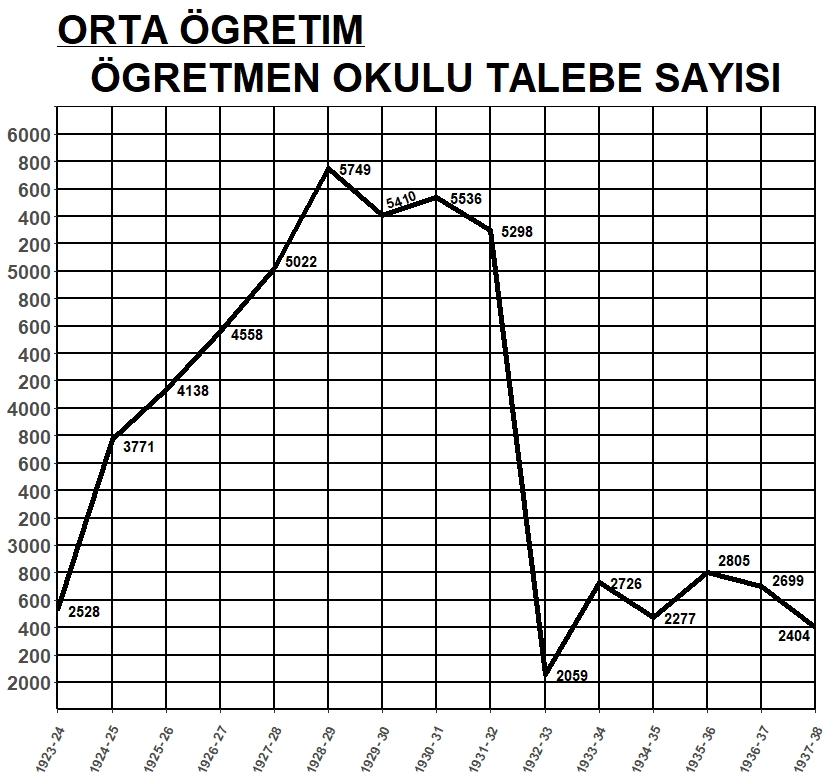

The script that drew this image:
Sys.setlocale(locale = "Turkish")
library(ggplot2)
tarih <- seq(1923,1937)
miktar <- c(2528,3771,4138,4558,5022,5749,5410,5536,5298,2059,2726,2477,2805,2699,2404)
tarih2 <- c(1937)
miktar2 <- c(2404)
talebe <- data.frame(tarih,miktar,tarih2,miktar2)
ggplot(talebe, aes(tarih,miktar)) + geom_line(size=2) + 
  geom_text(label = miktar2, hjust = -0.1, vjust = 0.1  , aes(tarih2,miktar2)) +
  theme_classic() +
  theme(panel.grid.major = element_line(colour = "black", size = 0.75)) +
  labs(
    title = expression(bold(paste(underline("ORTA ÖĞRETİM")))),
    subtitle = "ÖĞRETMEN OKULU TALEBE SAYISI"
  ) +
  theme(plot.title = element_text(size = 30, face="bold", hjust = 0)) +
  theme(plot.subtitle = element_text(size=30, face = "bold", hjust = 0.5)) +
  theme(axis.title = element_blank()) +
  theme(axis.text.x = element_text(angle = 65, face = "bold", vjust = 1, hjust = 1.15, size = 10, colour = "black")) +
  theme(axis.text.y = element_text(size = 14, face = "bold", colour = "black")) +
  theme(axis.line = element_line(size = 1)) + 
  theme(plot.margin = unit(c(2,3,3,3), "lines")) +
  coord_cartesian(clip = 'off') +
  scale_x_continuous(
    limits = c(1923,1937),
    breaks = seq(1923,1937),
    labels = c("1923- 24","1924- 25","1925- 26","1926- 27","1927- 28","1928- 29","1929- 30",
               "1930- 31","1931- 32","1932- 33","1933- 34","1934- 35","1935- 36","1936- 37","1937- 38"),
    expand = c(0,0)
  ) +
  scale_y_continuous(
    limits = c(1800,6200),
    breaks = seq(2000,6200, by = 200),
    labels = c("2000","200","400","600","800","3000","200","400","600","800","4000",
               "200","400","600","800","5000","200","400","600","800","6000",""),
    expand = c(0,0)
  ) +
  annotate(geom = "text", x = 1923.5, y = 2528, label = "2528", fontface = "bold") +
  annotate(geom = "text", x = 1924.5, y = 3730, label = "3771", fontface = "bold") +
  annotate(geom = "text", x = 1925.5, y = 4138, label = "4138", fontface = "bold") +
  annotate(geom = "text", x = 1926.5, y = 4550, label = "4558", fontface = "bold") +
  annotate(geom = "text", x = 1927.5, y = 5080, label = "5022", fontface = "bold") +
  annotate(geom = "text", x = 1928.5, y = 5749, label = "5749", fontface = "bold") +
  annotate(geom = "text", x = 1929.35, y = 5530, label = "5410", fontface = "bold", angle = 20, size = 3.7) +
  annotate(geom = "text", x = 1930.55, y = 5536, label = "5536", fontface = "bold") +
  annotate(geom = "text", x = 1931.5, y = 5298, label = "5298", fontface = "bold") +
  annotate(geom = "text", x = 1932.5, y = 2059, label = "2059", fontface = "bold") +
  annotate(geom = "text", x = 1933.5, y = 2726, label = "2726", fontface = "bold") +
  annotate(geom = "text", x = 1934.5, y = 2477, label = "2277", fontface = "bold") +
  annotate(geom = "text", x = 1935.5, y = 2900, label = "2805", fontface = "bold") +
  annotate(geom = "text", x = 1936.5, y = 2750, label = "2699", fontface = "bold")
#  annotate(geom = "text", x = 1936.6, y = 2352, label = "2404", fontface = "bold")
